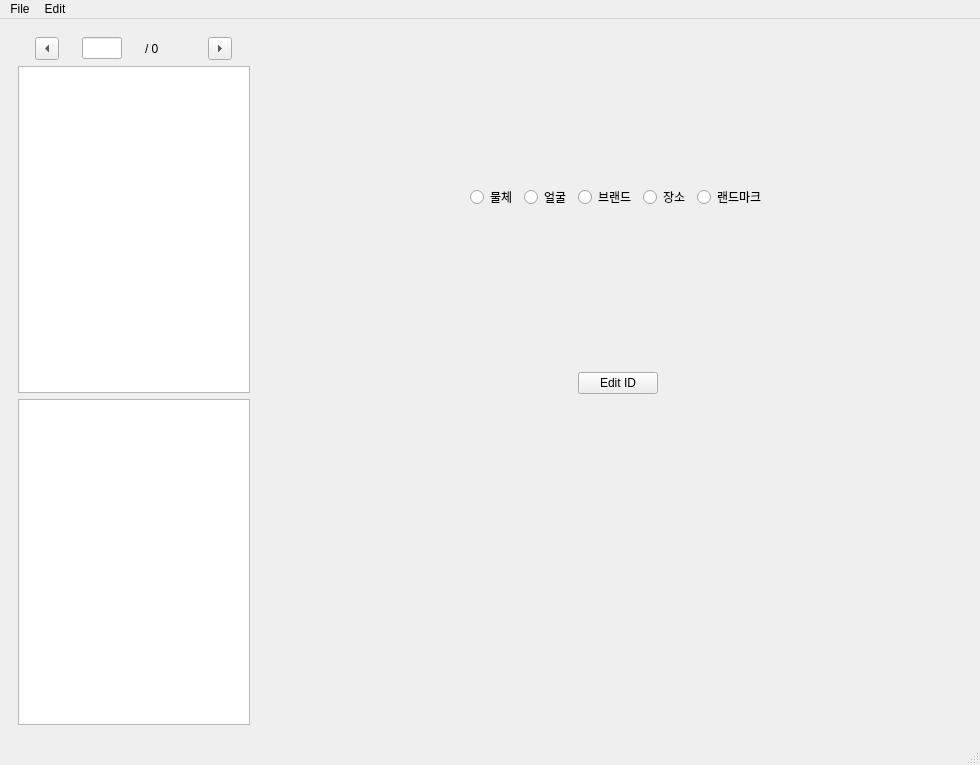
<?xml version="1.0" encoding="UTF-8"?>
<ui version="4.0">
 <class>MainWindow</class>
 <widget class="QMainWindow" name="MainWindow">
  <property name="geometry">
   <rect>
    <x>0</x>
    <y>0</y>
    <width>980</width>
    <height>765</height>
   </rect>
  </property>
  <property name="minimumSize">
   <size>
    <width>980</width>
    <height>765</height>
   </size>
  </property>
  <property name="windowTitle">
   <string>Labeling Tool</string>
  </property>
  <widget class="QWidget" name="centralwidget">
   <layout class="QHBoxLayout" name="horizontalLayout">
    <item>
     <widget class="QWidget" name="widget" native="true">
      <property name="minimumSize">
       <size>
        <width>250</width>
        <height>0</height>
       </size>
      </property>
      <property name="maximumSize">
       <size>
        <width>250</width>
        <height>16777215</height>
       </size>
      </property>
      <layout class="QVBoxLayout" name="sideLayout">
       <item>
        <layout class="QHBoxLayout" name="pageLayout">
         <property name="topMargin">
          <number>0</number>
         </property>
         <item>
          <widget class="QToolButton" name="prevPageButton">
           <property name="text">
            <string>...</string>
           </property>
           <property name="arrowType">
            <enum>Qt::LeftArrow</enum>
           </property>
          </widget>
         </item>
         <item>
          <widget class="QLineEdit" name="currentPageEdit">
           <property name="maximumSize">
            <size>
             <width>40</width>
             <height>16777215</height>
            </size>
           </property>
          </widget>
         </item>
         <item>
          <widget class="QLabel" name="totalPageLabel">
           <property name="maximumSize">
            <size>
             <width>40</width>
             <height>16777215</height>
            </size>
           </property>
           <property name="text">
            <string>/ 0</string>
           </property>
          </widget>
         </item>
         <item>
          <widget class="QToolButton" name="nextPageButton">
           <property name="text">
            <string>...</string>
           </property>
           <property name="arrowType">
            <enum>Qt::RightArrow</enum>
           </property>
          </widget>
         </item>
        </layout>
       </item>
       <item>
        <widget class="QListView" name="fileList"/>
       </item>
       <item>
        <widget class="QListView" name="idList"/>
       </item>
      </layout>
     </widget>
    </item>
    <item>
     <layout class="QVBoxLayout" name="mainLayout">
      <item>
       <layout class="QHBoxLayout" name="horizontalLayout_2">
        <item>
         <spacer name="horizontalSpacer">
          <property name="orientation">
           <enum>Qt::Horizontal</enum>
          </property>
          <property name="sizeHint" stdset="0">
           <size>
            <width>40</width>
            <height>20</height>
           </size>
          </property>
         </spacer>
        </item>
        <item>
         <widget class="QRadioButton" name="objectRadioButton">
          <property name="text">
           <string>물체</string>
          </property>
         </widget>
        </item>
        <item>
         <widget class="QRadioButton" name="faceRadioButton">
          <property name="text">
           <string>얼굴</string>
          </property>
         </widget>
        </item>
<!--        <item>-->
<!--         <widget class="QRadioButton" name="ageGenderRadioButton">-->
<!--          <property name="text">-->
<!--           <string>나이/성별</string>-->
<!--          </property>-->
<!--         </widget>-->
<!--        </item>-->
        <item>
         <widget class="QRadioButton" name="brandRadioButton">
          <property name="text">
           <string>브랜드</string>
          </property>
         </widget>
        </item>
        <item>
         <widget class="QRadioButton" name="sceneRadioButton">
          <property name="text">
           <string>장소</string>
          </property>
         </widget>
        </item>
        <item>
         <widget class="QRadioButton" name="landmarkRadioButton">
          <property name="text">
           <string>랜드마크</string>
          </property>
         </widget>
        </item>
        <item>
         <spacer name="horizontalSpacer_2">
          <property name="orientation">
           <enum>Qt::Horizontal</enum>
          </property>
          <property name="sizeHint" stdset="0">
           <size>
            <width>40</width>
            <height>20</height>
           </size>
          </property>
         </spacer>
        </item>
       </layout>
      </item>
      <item>
       <layout class="QHBoxLayout" name="horizontalLayout_8">
        <item>
         <spacer name="horizontalSpacer_3">
          <property name="orientation">
           <enum>Qt::Horizontal</enum>
          </property>
          <property name="sizeHint" stdset="0">
           <size>
            <width>40</width>
            <height>20</height>
           </size>
          </property>
         </spacer>
        </item>
        <item>
         <widget class="QPushButton" name="nameDialogButton">
          <property name="text">
           <string>Edit ID</string>
          </property>
         </widget>
        </item>
        <item>
         <spacer name="horizontalSpacer_4">
          <property name="orientation">
           <enum>Qt::Horizontal</enum>
          </property>
          <property name="sizeHint" stdset="0">
           <size>
            <width>40</width>
            <height>20</height>
           </size>
          </property>
         </spacer>
        </item>
       </layout>
      </item>
      <item>
       <widget class="QLabel" name="statusLabel">
        <property name="maximumSize">
         <size>
          <width>16777215</width>
          <height>20</height>
         </size>
        </property>
        <property name="text">
         <string/>
        </property>
        <property name="alignment">
         <set>Qt::AlignCenter</set>
        </property>
       </widget>
      </item>
     </layout>
    </item>
   </layout>
  </widget>
  <widget class="QMenuBar" name="menubar">
   <property name="geometry">
    <rect>
     <x>0</x>
     <y>0</y>
     <width>980</width>
     <height>20</height>
    </rect>
   </property>
   <widget class="QMenu" name="menuFile">
    <property name="title">
     <string>File</string>
    </property>
    <addaction name="loadAction"/>
    <addaction name="saveAction"/>
   </widget>
   <widget class="QMenu" name="menuEdit">
    <property name="title">
     <string>Edit</string>
    </property>
    <addaction name="deleteAction"/>
    <addaction name="newBoxAction"/>
    <addaction name="entireImageAction"/>
   </widget>
   <addaction name="menuFile"/>
   <addaction name="menuEdit"/>
  </widget>
  <widget class="QStatusBar" name="statusbar"/>
  <action name="loadAction">
   <property name="text">
    <string>Load</string>
   </property>
   <property name="shortcut">
    <string>Ctrl+O</string>
   </property>
  </action>
  <action name="saveAction">
   <property name="text">
    <string>Save</string>
   </property>
   <property name="shortcut">
    <string>Ctrl+S</string>
   </property>
  </action>
  <action name="deleteAction">
   <property name="text">
    <string>Delete Current Box</string>
   </property>
   <property name="shortcut">
    <string>Ctrl+D</string>
   </property>
  </action>
  <action name="newBoxAction">
   <property name="text">
    <string>New Box</string>
   </property>
   <property name="shortcut">
    <string>Ctrl+N</string>
   </property>
  </action>
  <action name="entireImageAction">
   <property name="text">
    <string>Entire Image</string>
   </property>
   <property name="shortcut">
    <string>Ctrl+E</string>
   </property>
  </action>
 </widget>
 <resources/>
 <connections/>
</ui>
